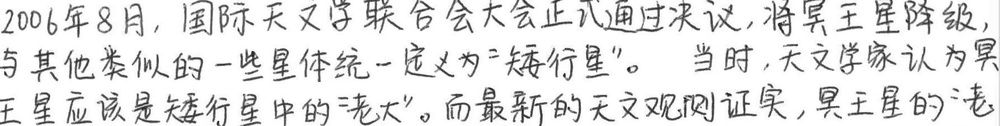
#> input picture test.jpg, 1000 x 126 px, shrunk from 1788 x 226 before the run, found by its file name
$ python -i divide.py   (imports and definitions only)
#> lines starting #> are read from the running program, lines starting #| are printed output that depends on the picture
import cv2
import numpy as np
import statistics  # 中位数


def get_vvList(list_data):
    vv_list=list()
    v_list=list()
    for index,i in enumerate(list_data):
        if i>0:
            v_list.append(index)
        else:
            if v_list:
                vv_list.append(v_list)
                v_list=[]
    # 最后一行
    if len(v_list) > 0:
        vv_list.append(v_list)
    return vv_list


'''
img:投影法将依据它产生切割行的切割线
base_img:根据img获得切割线后, 将在base_img上切割
THRESH:小于THRESH割像素的行被视为空白分割行
返回值:两个列表,前者每个元素是列表,保存了一个切割后的文本行图像;后者的
    每个元素保存了前者对应的切割后的文本行的行高
'''
def slice(img, base_img=None, THRESH=15):
    if base_img is None:
        base_img = img
    # 局部阈值二值化
    bi_img = cv2.adaptiveThreshold(img, 255, cv2.ADAPTIVE_THRESH_GAUSSIAN_C, cv2.THRESH_BINARY_INV, 11, 5)

    # 中值滤波
    bi_img = cv2.medianBlur(bi_img, ksize=3)

    # 投影法切行
    row, col = bi_img.shape
    hor_count = [0] * row  # 保存每行的白色像素数量(即文字像素数量)
    for i in range(row):
        for j in range(col):
            if bi_img[i][j] == 255:
                hor_count[i] = hor_count[i] + 1

    hor_count = np.array(hor_count)
    hor_count[np.where(hor_count < THRESH)] = 0

    hor_count = hor_count.tolist()

    vv_list = get_vvList(hor_count)

    img_list = []  # 输出的分行的图像列表
    rows_height = []  # 每行的行高

    for i in vv_list:
        img_hor = base_img[i[0]:i[-1], :]

        if img_hor.size != 0:
            img_list.append([img_hor])
            rows_height.append(i[-1] - i[0] + 1)

    return img_list, rows_height


'''
input:img-输入待划分行的图像,或使用img_path指明图像路径,THRESH-小于THRESH
    个像素的行将被视为空白行
output:一个列表,每个元素是一个划分后的文本行图像
'''
def divide_text(img = None, img_path=r'.\test.jpg', THRESH = 15):
#> called with img_path = '.\\test.jpg', THRESH = 15
    if img is None:
        img = cv2.imread(img_path)
#> img is the input picture: shape (126, 1000, 3); min 13, max 255, mean 227.1
    img = cv2.cvtColor(img, cv2.COLOR_BGR2GRAY)
#> img: shape (126, 1000)

    # 改善光照不均
    # 计算所有像素的平均强度
    img = img.astype(float)
    mean_intensity = np.mean(img)
#> mean_intensity = 227.1

    # 使用闭合重建来估计背景光照水平
    kernel = cv2.getStructuringElement(cv2.MORPH_ELLIPSE, (50, 50))
    background = cv2.morphologyEx(img, cv2.MORPH_CLOSE, kernel)
#> background: shape (126, 1000) float64; every value is 255

    # 从原始图像中减去背景光照
    img = img - background

    # 添加平均强度
    img = img + mean_intensity
    img = np.clip(img, 0, 255).astype('uint8')
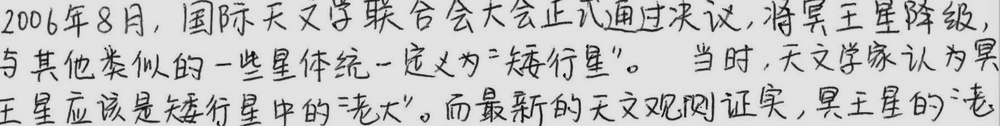
#> img: shape (126, 1000); min 0, max 227, mean 199.1

    # 对比度增强
    # 定义alpha（对比度控制）和beta（亮度控制）
    alpha = 1.5
    beta = 0

    # 使用cv2.convertScaleAbs()调整对比度和亮度
    base_img = cv2.convertScaleAbs(img, alpha=alpha, beta=beta)
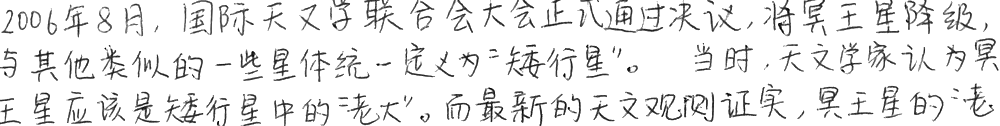
#> base_img: shape (126, 1000); min 0, max 255, mean 233.5

    # 切割文本行
    img_list, rows_height = slice(img, base_img, THRESH=THRESH)
#> in slice, `bi_img = cv2.adaptiveThreshold(img, 255, cv2.ADAPTIVE_THRESH_GAUSSIAN_..`:
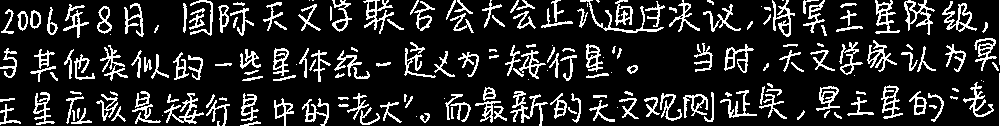
#> bi_img: shape (126, 1000); 16.2% white in thin lines or dots
#> in slice, `bi_img = cv2.medianBlur(bi_img, ksize=3)`:
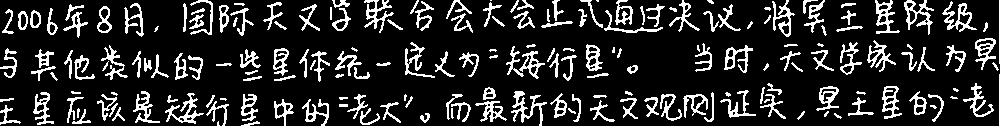
#> bi_img: shape (126, 1000); 16% white in thin lines or dots
#> the loop in slice, `for i in vv_list:` made 4 passes
#> pass 1, in slice, `img_hor = base_img[i[0]:i[-1], :]`:
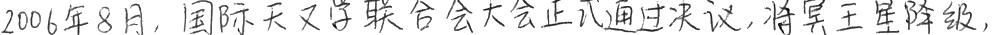
#> img_hor: shape (35, 1000); min 0, max 255, mean 229.6
#> pass 3, in slice, `img_hor = base_img[i[0]:i[-1], :]`:
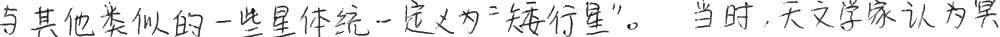
#> img_hor: shape (37, 1000); min 0, max 255, mean 232.6
#> after the loop in slice, `for i in vv_list:`: img_list = 4 items; rows_height = [36, 2, 38, 40]
#> img_list = 4 items; rows_height = [36, 2, 38, 40]

    '''
    由于投影法分出的文本行图像可能过度分割出一些无效的行,
    或者分不出来,形成一个包含多行文本的图像,故取行高的中位数,
    flag标记分出的所有文本行图像:0-正常,1-过小,2-过大,
    定义大于中位数1.8倍为过大,小于中位数0.2倍为过小.
    删除过小的,二次划分过大的.
    '''
    median_height = statistics.median(rows_height)
#> median_height = 37
    flag = [0]*len(img_list)
#> flag = [0, 0, 0, 0]
    for i, height in enumerate(rows_height):
        if height <= median_height*0.2:
            flag[i] = 1
        elif height >= median_height * 1.8:
            flag[i] = 2
#> this loop made 4 passes
#> height on passes 1 to 4: 36, 2, 38, 40
#> after the loop, flag = [0, 1, 0, 0]

    large_idx = [i for i, item in enumerate(flag) if item == 2]
#> large_idx = []
    for idx in large_idx:
        large_lines = img_list[idx][0]
        # 腐蚀膨胀
        # 创建核结构
        kernel1 = cv2.getStructuringElement(cv2.MORPH_RECT, (3, 3))  # 矩形结构
        kernel2 = cv2.getStructuringElement(cv2.MORPH_ELLIPSE, (3, 3))  # 椭圆结构
        kernel3 = cv2.getStructuringElement(cv2.MORPH_CROSS, (3, 3))  # 十字形结构
        # 腐蚀
        img_erode = cv2.erode(large_lines, kernel3, iterations=2)

        # 膨胀
        img_dilate = cv2.dilate(img_erode, kernel1, iterations=3)

        # 二次切割文本行
        imgs_list, heights = slice(img=img_dilate, base_img=large_lines, THRESH=3*THRESH)

        del_idx = []
        for i, height in enumerate(heights):
            # 仅删除过小的文本行划分
            if height <= median_height * 0.2:
                del_idx.append(i)

        for i in reversed(del_idx):
            del imgs_list[i]

        # 用新划分的文本行图像列表替换之前的文本行图像
        img_list[idx] = [item[0] for item in imgs_list]
#> this loop made 0 passes

    # 将最终划分结果整合到一个列表,每个元素是一个划分后的文本行图像
    result_imgs = []
    for i, imgs in enumerate(img_list):
        if flag[i] == 1:
            continue  # 过小图像跳过
        for img in imgs:
            result_imgs.append(img)
#> this loop made 4 passes
#> after the loop, result_imgs = 3 items

    return result_imgs


# [4 lines of commented-out code are left out]

>>> result = divide_text()
#> result = 3 items
